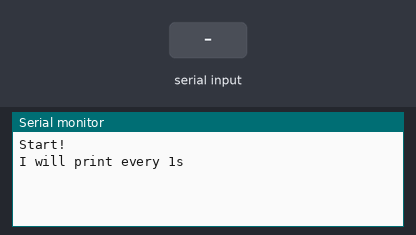
Recording of a sketch running on a simulated Arduino Uno, built with avr-gcc and run on an emulated ATmega328P. On the bench: the last lines printed to the serial monitor. The test bench sets the inputs (shaded band).

Above: at 1.2 s.
1.3 s: "1" received over the second serial link
At 1.9 s:
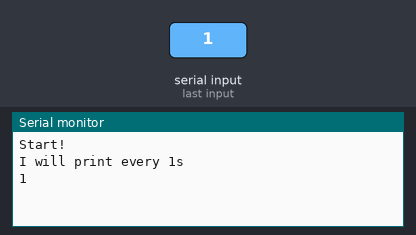
2.8 s: "0" received over the second serial link
At 2.96 s:
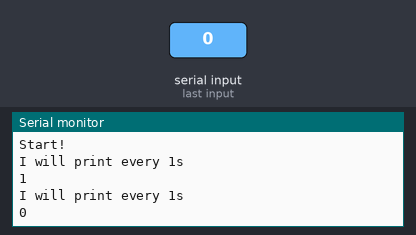

Measured:
- after the input at 1.3 s, the serial monitor: prints a new line at once (image 1)
- after the input at 2.8 s, the serial monitor: prints a new line at once (image 2)

The sketch:

beacon_scanner_list.ino
```cpp
#include <SoftwareSerial.h>

#include <stdlib.h>
#include <string.h>
#include <assert.h>

SoftwareSerial BTSerial(12, 11);

extern void loop2();
extern void loop3();

void setup()
{
  // put your setup code here, to run once:
  BTSerial.begin(9600);
  Serial.begin(9600);

  Serial.println("Start!");
}

// Start Utility

/**
 * Ref: https://stackoverflow.com/questions/9210528/split-string-with-delimiters-in-c
 */
char **str_split(char *a_str, const char a_delim)
{
  char **result = 0;
  size_t count = 0;
  char *tmp = a_str;
  char *last_comma = 0;
  char delim[2];
  delim[0] = a_delim;
  delim[1] = 0;

  /* Count how many elements will be extracted. */
  while (*tmp)
  {
    if (a_delim == *tmp)
    {
      count++;
      last_comma = tmp;
    }
    tmp++;
  }

  /* Add space for trailing token. */
  count += last_comma < (a_str + strlen(a_str) - 1);

  /* Add space for terminating null string so caller
       knows where the list of returned strings ends. */
  count++;

  result = malloc(sizeof(char *) * count);

  if (result)
  {
    size_t idx = 0;
    char *token = strtok(a_str, delim);

    while (token)
    {
      assert(idx < count);
      *(result + idx++) = strdup(token);
      token = strtok(0, delim);
    }
    assert(idx == count - 1);
    *(result + idx) = 0;
  }

  return result;
}

/**
 * Ref: https://stackoverflow.com/questions/4770985/how-to-check-if-a-string-starts-with-another-string-in-c
 */
bool startsWith(const char *pre, const char *str)
{
  size_t lenpre = strlen(pre),
        lenstr = strlen(str);
  return lenstr < lenpre ? false : strncmp(pre, str, lenpre) == 0;
}

// END Utility

boolean disic = false;
boolean disic_ok = false;

//void identify_device(String device) {
//  if (startsWith("OK+DISC", device)) {
//    disic_ok = true;
//
//  }
//}

boolean disi_ok = false;
boolean disi = false;

void list_devices(String response)
{
  if (disi_ok)
  {
    // if it's not end yet.
    if (response == String("OK+DISCE"))
    {
      disi = false;
      disi_ok = false;
//      break;
    }

//    identify_device(response);
  }

  if (!disi_ok) {
    if (response != String("OK+DISIS"))
      disi_ok = true;
  }
}

boolean bluetooth_in = false;
String response = "";

boolean serial_in = false;
String request = "";

int every = 5;
int countTime = 0;

void loop2() {
  delay(1000);
  Serial.println("Loop2");
}

void loop3() {
  delay(500);
  Serial.println("Loop3");
}

int count = 0;
long lastExecute = millis();
long lastExecute2 = millis();

void loop()
{
  const int REFRESH_INTERVAL = 1000;
  long current = millis();

  if (current - lastExecute >= REFRESH_INTERVAL) {
    lastExecute = current;
    Serial.println("I will print every 1s");
  }

  if (current - lastExecute2 >= 5000) {
    lastExecute2 = current;
    BTSerial.print("AT+DISI?");
//    Serial.println("I will print every 0.5s");
  }

  if (BTSerial.available() > 0)
  {
    bluetooth_in = true;

    char c = ' ';
    c = BTSerial.read();
    response += c;
    delay(1);
    //    Serial.print(c);
  }
  else if (bluetooth_in)
  {
    bluetooth_in = false;

    if (disi)
    {
      list_devices(response);
    }

    Serial.println(response);
    response = "";
  }

  if (Serial.available() > 0)
  {
    serial_in = true;
    char c = ' ';
    c = Serial.read();

    // BTSerial.print(c);
    request += c;
    delay(1);
  }
  else if (serial_in)
  {
    serial_in = false;

    if (request == String("AT+DISI?"))
    {
      disi = true;
    }
    BTSerial.print(request);

    request = "";
  }
}
```
